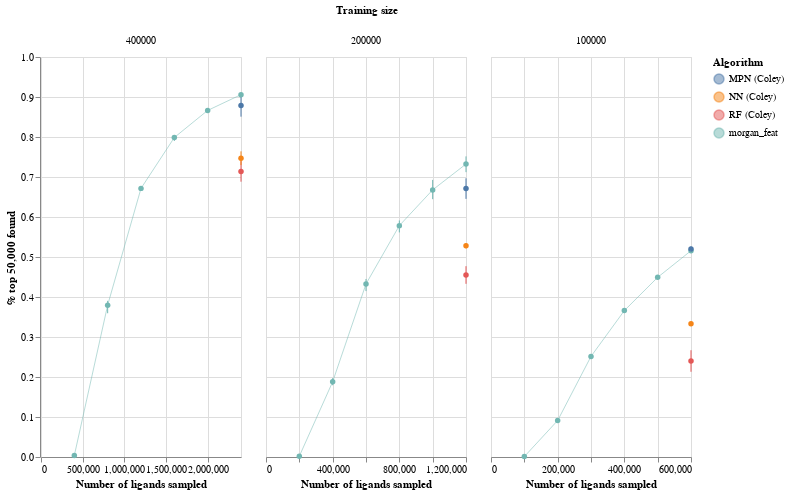

Notebook cell for this chart:
### Code cell
error_bars = alt.Chart(concat).mark_errorbar(extent='ci').encode(
  x=alt.X('N ligands explored:Q',title='Number of ligands sampled'),
  y=alt.Y('% top-k found:Q', title='% top 50,000 found'),
    color=alt.Color('Algorithm')
)

points = alt.Chart(concat).mark_point(filled=True, color='black').encode(
  x=alt.X('N ligands explored:Q'),
  y=alt.Y('% top-k found:Q',aggregate='mean',title='% top 50,000 found'),
    color=alt.Color('Algorithm')
)

line = alt.Chart(concat).mark_line(color='black',size=1,opacity=0.5).encode(
  x=alt.X('N ligands explored:Q'),
  y=alt.Y('% top-k found:Q',aggregate='mean',title='% top 50,000 found'),
    color=alt.Color('Algorithm')
)

ch = (error_bars+points+line).properties(height=400,width=200).facet(
    column=alt.Column('Training size:N',sort=alt.Sort([0.004, 0.002, 0.001])),
).resolve_scale(x='independent')
ch

### Figure 1 — Vega-Lite specification as saved in the notebook (floating-point values rounded to 4 significant figures)
{"config": {"view": {"continuousWidth": 400, "continuousHeight": 300}}, "data": {"name": "data-df381babd249e5349b8671d106893dda"}, "facet": {"column": {"type": "nominal", "field": "Training size", "sort": [0.004, 0.002, 0.001]}}, "spec": {"layer": [{"mark": {"type": "errorbar", "extent": "ci"}, "encoding": {"color": {"type": "nominal", "field": "Algorithm"}, "x": {"type": "quantitative", "field": "N ligands explored", "title": "Number of ligands sampled"}, "y": {"type": "quantitative", "field": "% top-k found", "title": "% top 50,000 found"}}}, {"mark": {"type": "point", "color": "black", "filled": true}, "encoding": {"color": {"type": "nominal", "field": "Algorithm"}, "x": {"type": "quantitative", "field": "N ligands explored"}, "y": {"type": "quantitative", "aggregate": "mean", "field": "% top-k found", "title": "% top 50,000 found"}}}, {"mark": {"type": "line", "color": "black", "opacity": 0.5, "size": 1}, "encoding": {"color": {"type": "nominal", "field": "Algorithm"}, "x": {"type": "quantitative", "field": "N ligands explored"}, "y": {"type": "quantitative", "aggregate": "mean", "field": "% top-k found", "title": "% top 50,000 found"}}}], "height": 400, "width": 200}, "resolve": {"scale": {"x": "independent"}}, "$schema": "https://vega.github.io/schema/vega-lite/v4.8.1.json", "datasets": {"data-df381babd249e5349b8671d106893dda": [{"Algorithm": "morgan_feat", "Training size": 400000, "N ligands explored": 400000, "% top-k found": 0.00404}, {"Algorithm": "morgan_feat", "Training size": 400000, "N ligands explored": 800000, "% top-k found": 0.3891}, {"Algorithm": "morgan_feat", "Training size": 400000, "N ligands explored": 1200000, "% top-k found": 0.6732}, {"Algorithm": "morgan_feat", "Training size": 400000, "N ligands explored": 1600000, "% top-k found": 0.8018}, {"Algorithm": "morgan_feat", "Training size": 400000, "N ligands explored": 2000000, "% top-k found": 0.8638}, {"Algorithm": "morgan_feat", "Training size": 400000, "N ligands explored": 2400000, "% top-k found": 0.9034}, {"Algorithm": "morgan_feat", "Training size": 200000, "N ligands explored": 200000, "% top-k found": 0.00206}, {"Algorithm": "morgan_feat", "Training size": 200000, "N ligands explored": 400000, "% top-k found": 0.1878}, {"Algorithm": "morgan_feat", "Training size": 200000, "N ligands explored": 600000, "% top-k found": 0.4379}, {"Algorithm": "morgan_feat", "Training size": 200000, "N ligands explored": 800000, "% top-k found": 0.5825}, {"Algorithm": "morgan_feat", "Training size": 200000, "N ligands explored": 1000000, "% top-k found": 0.666}, {"Algorithm": "morgan_feat", "Training size": 200000, "N ligands explored": 1200000, "% top-k found": 0.7335}, {"Algorithm": "morgan_feat", "Training size": 100000, "N ligands explored": 100000, "% top-k found": 0.00112}, {"Algorithm": "morgan_feat", "Training size": 100000, "N ligands explored": 200000, "% top-k found": 0.09054}, {"Algorithm": "morgan_feat", "Training size": 100000, "N ligands explored": 300000, "% top-k found": 0.2536}, {"Algorithm": "morgan_feat", "Training size": 100000, "N ligands explored": 400000, "% top-k found": 0.3693}, {"Algorithm": "morgan_feat", "Training size": 100000, "N ligands explored": 500000, "% top-k found": 0.4492}, {"Algorithm": "morgan_feat", "Training size": 100000, "N ligands explored": 600000, "% top-k found": 0.5142}, {"Algorithm": "morgan_feat", "Training size": 400000, "N ligands explored": 400000, "% top-k found": 0.00368}, {"Algorithm": "morgan_feat", "Training size": 400000, "N ligands explored": 800000, "% top-k found": 0.3594}, {"Algorithm": "morgan_feat", "Training size": 400000, "N ligands explored": 1200000, "% top-k found": 0.6654}, {"Algorithm": "morgan_feat", "Training size": 400000, "N ligands explored": 1600000, "% top-k found": 0.8042}, {"Algorithm": "morgan_feat", "Training size": 400000, "N ligands explored": 2000000, "% top-k found": 0.872}, {"Algorithm": "morgan_feat", "Training size": 400000, "N ligands explored": 2400000, "% top-k found": 0.9092}, {"Algorithm": "morgan_feat", "Training size": 200000, "N ligands explored": 200000, "% top-k found": 0.00186}, {"Algorithm": "morgan_feat", "Training size": 200000, "N ligands explored": 400000, "% top-k found": 0.1794}, {"Algorithm": "morgan_feat", "Training size": 200000, "N ligands explored": 600000, "% top-k found": 0.4148}, {"Algorithm": "morgan_feat", "Training size": 200000, "N ligands explored": 800000, "% top-k found": 0.5615}, {"Algorithm": "morgan_feat", "Training size": 200000, "N ligands explored": 1000000, "% top-k found": 0.6445}, {"Algorithm": "morgan_feat", "Training size": 200000, "N ligands explored": 1200000, "% top-k found": 0.7121}, {"Algorithm": "morgan_feat", "Training size": 100000, "N ligands explored": 100000, "% top-k found": 0.00084}, {"Algorithm": "morgan_feat", "Training size": 100000, "N ligands explored": 200000, "% top-k found": 0.08636}, {"Algorithm": "morgan_feat", "Training size": 100000, "N ligands explored": 300000, "% top-k found": 0.2489}, {"Algorithm": "morgan_feat", "Training size": 100000, "N ligands explored": 400000, "% top-k found": 0.3623}, {"Algorithm": "morgan_feat", "Training size": 100000, "N ligands explored": 500000, "% top-k found": 0.4537}, {"Algorithm": "morgan_feat", "Training size": 100000, "N ligands explored": 600000, "% top-k found": 0.5216}, {"Algorithm": "morgan_feat", "Training size": 400000, "N ligands explored": 400000, "% top-k found": 0.00416}, {"Algorithm": "morgan_feat", "Training size": 400000, "N ligands explored": 800000, "% top-k found": 0.3904}, {"Algorithm": "morgan_feat", "Training size": 400000, "N ligands explored": 1200000, "% top-k found": 0.6761}, {"Algorithm": "morgan_feat", "Training size": 400000, "N ligands explored": 1600000, "% top-k found": 0.7901}, {"Algorithm": "morgan_feat", "Training size": 400000, "N ligands explored": 2000000, "% top-k found": 0.8635}, {"Algorithm": "morgan_feat", "Training size": 400000, "N ligands explored": 2400000, "% top-k found": 0.9049}, {"Algorithm": "morgan_feat", "Training size": 200000, "N ligands explored": 200000, "% top-k found": 0.00216}, {"Algorithm": "morgan_feat", "Training size": 200000, "N ligands explored": 400000, "% top-k found": 0.1973}, {"Algorithm": "morgan_feat", "Training size": 200000, "N ligands explored": 600000, "% top-k found": 0.4451}, {"Algorithm": "morgan_feat", "Training size": 200000, "N ligands explored": 800000, "% top-k found": 0.5913}, {"Algorithm": "morgan_feat", "Training size": 200000, "N ligands explored": 1000000, "% top-k found": 0.6928}, {"Algorithm": "morgan_feat", "Training size": 200000, "N ligands explored": 1200000, "% top-k found": 0.7516}, {"Algorithm": "morgan_feat", "Training size": 100000, "N ligands explored": 100000, "% top-k found": 0.001}, {"Algorithm": "morgan_feat", "Training size": 100000, "N ligands explored": 200000, "% top-k found": 0.09682}, {"Algorithm": "morgan_feat", "Training size": 100000, "N ligands explored": 300000, "% top-k found": 0.252}, {"Algorithm": "morgan_feat", "Training size": 100000, "N ligands explored": 400000, "% top-k found": 0.3663}, {"Algorithm": "morgan_feat", "Training size": 100000, "N ligands explored": 500000, "% top-k found": 0.4446}, {"Algorithm": "morgan_feat", "Training size": 100000, "N ligands explored": 600000, "% top-k found": 0.5112}, {"Algorithm": "RF (Coley)", "Training size": 400000, "N ligands explored": 2400000, "% top-k found": 0.6883}, {"Algorithm": "RF (Coley)", "Training size": 400000, "N ligands explored": 2400000, "% top-k found": 0.714}, {"Algorithm": "RF (Coley)", "Training size": 400000, "N ligands explored": 2400000, "% top-k found": 0.7397}, {"Algorithm": "NN (Coley)", "Training size": 400000, "N ligands explored": 2400000, "% top-k found": 0.7299}, {"Algorithm": "NN (Coley)", "Training size": 400000, "N ligands explored": 2400000, "% top-k found": 0.747}, {"Algorithm": "NN (Coley)", "Training size": 400000, "N ligands explored": 2400000, "% top-k found": 0.7641}, {"Algorithm": "MPN (Coley)", "Training size": 400000, "N ligands explored": 2400000, "% top-k found": 0.8508}, {"Algorithm": "MPN (Coley)", "Training size": 400000, "N ligands explored": 2400000, "% top-k found": 0.879}, {"Algorithm": "MPN (Coley)", "Training size": 400000, "N ligands explored": 2400000, "% top-k found": 0.9072}, {"Algorithm": "RF (Coley)", "Training size": 200000, "N ligands explored": 1200000, "% top-k found": 0.433}, {"Algorithm": "RF (Coley)", "Training size": 200000, "N ligands explored": 1200000, "% top-k found": 0.455}, {"Algorithm": "RF (Coley)", "Training size": 200000, "N ligands explored": 1200000, "% top-k found": 0.477}, {"Algorithm": "NN (Coley)", "Training size": 200000, "N ligands explored": 1200000, "% top-k found": 0.5219}, {"Algorithm": "NN (Coley)", "Training size": 200000, "N ligands explored": 1200000, "% top-k found": 0.528}, {"Algorithm": "NN (Coley)", "Training size": 200000, "N ligands explored": 1200000, "% top-k found": 0.5341}, {"Algorithm": "MPN (Coley)", "Training size": 200000, "N ligands explored": 1200000, "% top-k found": 0.6453}, {"Algorithm": "MPN (Coley)", "Training size": 200000, "N ligands explored": 1200000, "% top-k found": 0.671}, {"Algorithm": "MPN (Coley)", "Training size": 200000, "N ligands explored": 1200000, "% top-k found": 0.6967}, {"Algorithm": "RF (Coley)", "Training size": 100000, "N ligands explored": 600000, "% top-k found": 0.2131}, {"Algorithm": "RF (Coley)", "Training size": 100000, "N ligands explored": 600000, "% top-k found": 0.24}, {"Algorithm": "RF (Coley)", "Training size": 100000, "N ligands explored": 600000, "% top-k found": 0.2669}, {"Algorithm": "NN (Coley)", "Training size": 100000, "N ligands explored": 600000, "% top-k found": 0.3293}, {"Algorithm": "NN (Coley)", "Training size": 100000, "N ligands explored": 600000, "% top-k found": 0.333}, {"Algorithm": "NN (Coley)", "Training size": 100000, "N ligands explored": 600000, "% top-k found": 0.3367}, {"Algorithm": "MPN (Coley)", "Training size": 100000, "N ligands explored": 600000, "% top-k found": 0.5139}, {"Algorithm": "MPN (Coley)", "Training size": 100000, "N ligands explored": 600000, "% top-k found": 0.52}, {"Algorithm": "MPN (Coley)", "Training size": 100000, "N ligands explored": 600000, "% top-k found": 0.5261}]}}
